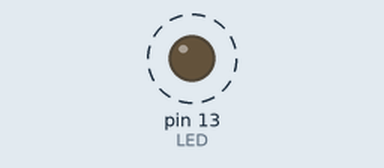
This sketch was run on a simulated Arduino Uno, built with avr-gcc and run on an emulated ATmega328P. Shown: output pins drawn as LEDs (lit = HIGH). Dashed ring = blinking.

Above: at 0.2 s.
Timing chart, 0 to 3.0 s (numbered marks = the images above):
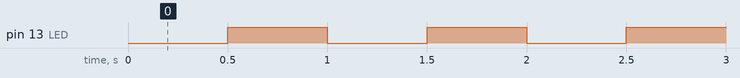

The sketch:

timer_interrupt.ino
```cpp
#include <TimerOne.h>

#define LED 13
uint8_t ledState = LOW;

void setup() {
  // put your setup code here, to run once:
  Serial.begin(115200);

  pinMode(LED, OUTPUT);
  Timer1.initialize(500000); // 0.5sec
  Timer1.attachInterrupt(blinked); // ISR
}

void blinked() {
  ledState ^= 1;
  digitalWrite(LED, ledState);
}

void loop() {
  // put your main code here, to run repeatedly:

}
```

Measured:
- by itself, pin 13 (LED): alternates HIGH for 0.50 s and LOW for 0.50 s
